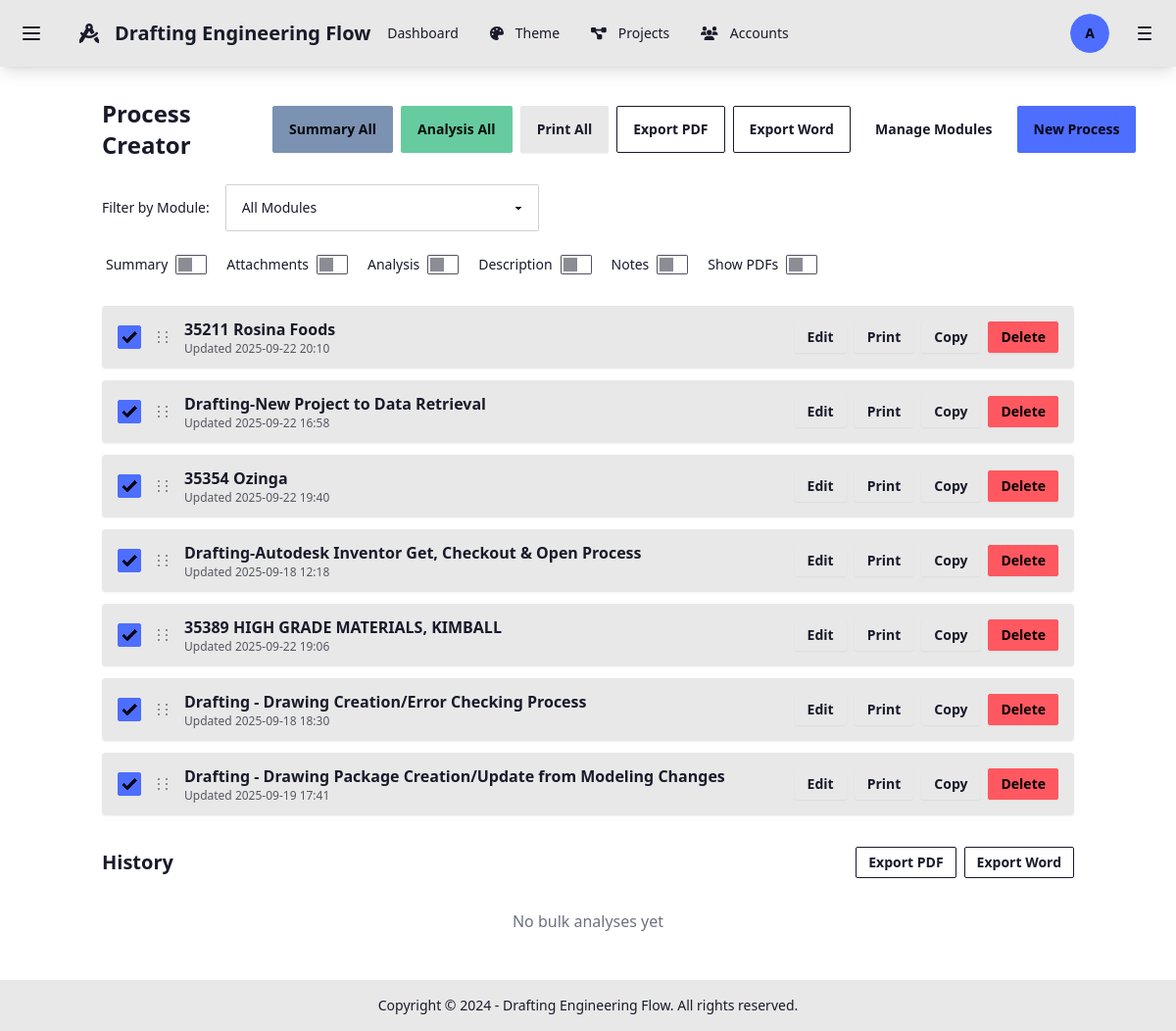
The page /process-creator/ (signed in) on the database its author committed.
### process_creator/models.py (models this page shows, shortened)
class Process(models.Model):
    name = models.CharField(max_length=255)
    module = models.ForeignKey(Module, on_delete=models.SET_NULL, null=True, blank=True, help_text="Module this process belongs to")
    order = models.PositiveIntegerField(default=1)
    summary = models.TextField(blank=True, help_text="Generated summary of the process")
    summary_instructions = models.TextField(
        blank=True,
        default="You are given a list of steps, bullet points, or fragmented notes. Your task is to transform them into a single professional, coherent paragraph. Do not repeat the steps as a list. Instead, weave them into smooth, natural prose that reads as if written by a skilled professional writer. Maintain accuracy, logical flow, and clarity. The output must always be a polished paragraph summary, never a bullet list.",
        help_text="Instructions for summary generation"
    )
    description = models.TextField(blank=True)
    notes = models.TextField(blank=True)
    analysis = models.TextField(blank=True, help_text="Generated analysis and improvement suggestions")
    analysis_instructions = models.TextField(
        blank=True,
        default="You are a senior operations analyst. You will receive a business process as input (steps, notes, and context). Produce a professional report titled \"Training Analysis\" that managers and frontline staff can act on.\nFollow these rules:\n- Write clearly and concisely; avoid jargon. Use confident, direct language.\n- Do NOT restate the steps as bullets. Summarize the process in flowing prose.\n- Use Markdown headings exactly as specified below.\n- Give specific, actionable recommendations with clear benefits and effort levels.\n- Where details are missing, make reasonable assumptions and state them briefly.\n=== INPUT START ===\n{PASTE PROCESS STEPS / NOTES / CONTEXT HERE}\n=== INPUT END ===\n=== OUTPUT FORMAT (Markdown) ===\n# Training Analysis\n## Executive Summary\nA 4–6 sentence overview of the process, the primary objective, the current state, and the most important recommended changes and expected benefits.\n## Process Narrative (Plain-Language Summary)\n6–10 sentences that narrate how the process works from start to finish. Use paragraph form only (no bullets). Emphasize flow, handoffs, tools used, approvals, and timing.\n## Assumptions\n- 2–5 short bullets listing key assumptions you made due to missing information.\n## Strengths\n- 4–8 bullets. Each bullet: what works well + why it matters (impact on quality, speed, cost, compliance, safety, or CX).\n## Weaknesses\n- 4–8 bullets. Each bullet: the issue + consequence (e.g., rework, delays, risk, cost).\n## Improvement Opportunities — Current System (No new software)\nProvide 5–10 specific, low-friction changes using existing tools, roles, and policies. For each item, use this format in one bullet:\n- **[Title]** — What to change (1–2 sentences). **Benefit:** expected outcome with a measurable indicator (e.g., \"reduce cycle time by ~15%\"). **Effort:** Low/Med/High. **Owner:** role. **Risk/Mitigation:** brief.\n## Immediate Application-Level Enhancements (Quick to implement in an app/workflow)\nProvide 3–7 changes that can be implemented quickly via simple configuration, scripts, forms, validations, templates, or notifications. For each item, use the same format:\n- **[Title]** — What to implement (1–2 sentences). **Benefit:** measurable. **Effort:** Low/Med/High. **Owner:** role. **Risk/Mitigation:** brief.\n## Implementation Roadmap\nOrganize recommendations into phases with rationale:\n- **Now (0–30 days):** 3–6 highest-ROI, low-effort actions.\n- **Next (30–90 days):** 3–6 medium-effort actions that compound earlier gains.\n- **Later (90+ days):** 2–4 higher-effort changes that deliver strategic value.\n## Metrics & Monitoring\nList 4–8 KPIs with target direction and cadence. For each KPI: **Name**, **Target/Direction**, **Data Source**, **Review Cadence** (e.g., weekly), **Owner**.\n## Risks & Mitigations\n3–6 material risks across people/process/tech/compliance and how to mitigate each.\n## Final Recommendation\nA 4–6 sentence closing paragraph summarizing the case for change, expected benefits, and the immediate next steps.\n=== STYLE GUARDRAILS ===\n- Professional tone. Tight sentences. No filler, no hype.\n- Use paragraph form for the narrative sections; bullets only where specified.\n- Quantify benefits or ranges when plausible. Avoid vague claims.\n- Do not include meta-commentary or instructions in the output.",
        help_text="Instructions for process analysis"
    )
    created_at = models.DateTimeField(auto_now_add=True)
    updated_at = models.DateTimeField(auto_now=True)
    last_ai_update = models.DateTimeField(null=True, blank=True, help_text="Last time summary or analysis was updated")
    class Meta:
        ordering = ["order", "name"]

### process_creator/views.py (the view)
# urls.py: path("", views.process_list, name="list"),
@login_required
@require_app_access('process_creator', action='view')
def process_list(request):
    modules = Module.objects.all()
    selected_module_id = request.GET.get('module')
    selected_module = None
    if selected_module_id:
        try:
            selected_module = Module.objects.get(id=selected_module_id)
            processes = Process.objects.filter(module=selected_module).order_by('order', 'name')
        except Module.DoesNotExist:
            processes = Process.objects.all().order_by('order', 'name')
    else:
        processes = Process.objects.all().order_by('order', 'name')
    return render(request, "process_creator/list.html", {
        "processes": processes,
        "modules": modules,
        "selected_module": selected_module
    })

### process_creator/templates/process_creator/list.html (shortened to what this page needs)
{% extends 'base.html' %}
{% block content %}
<div class="flex items-center justify-between mb-6">
  <h1 class="text-2xl font-bold">Process Creator</h1>
  <div class="flex gap-2">
    <button id="summary-all" class="btn btn-secondary">Summary All</button>
    <button id="analyze-all" class="btn btn-accent">Analysis All</button>
    <button id="print-all" class="btn">Print All</button>
    <button id="export-pdf-all" class="btn btn-outline">Export PDF</button>
    <button id="export-word-all" class="btn btn-outline">Export Word</button>
    <a href="{% url 'process_creator:module_manage' %}" class="btn btn-ghost">Manage Modules</a>
    <a href="{% url 'process_creator:create' %}" class="btn btn-primary">New Process</a>
  </div>
  </div>
<div class="mb-6">
  <div class="flex items-center gap-4 flex-wrap">
    <label for="module-filter" class="text-sm font-medium">Filter by Module:</label>
    <select id="module-filter" class="select select-bordered w-full max-w-xs">
      <option value="">All Modules</option>
    </select>
    <div class="flex items-center gap-3">
      <label class="label cursor-pointer gap-2"><span class="label-text">Summary</span><input id="toggle-summary-all" type="checkbox" class="toggle toggle-sm" /></label>
      <label class="label cursor-pointer gap-2"><span class="label-text">Attachments</span><input id="toggle-attachments-all" type="checkbox" class="toggle toggle-sm" /></label>
      <label class="label cursor-pointer gap-2"><span class="label-text">Analysis</span><input id="toggle-analysis-all" type="checkbox" class="toggle toggle-sm" /></label>
      <label class="label cursor-pointer gap-2"><span class="label-text">Description</span><input id="toggle-description-all" type="checkbox" class="toggle toggle-sm" /></label>
      <label class="label cursor-pointer gap-2"><span class="label-text">Notes</span><input id="toggle-notes-all" type="checkbox" class="toggle toggle-sm" /></label>
      <label class="label cursor-pointer gap-2"><span class="label-text">Show PDFs</span><input id="toggle-pdfs-all" type="checkbox" class="toggle toggle-sm" /></label>
    </div>
  </div>
</div>
<div id="process-list" class="grid gap-3">
  {% for p in processes %}
    <div class="card bg-base-200 shadow-sm" data-id="{{ p.id }}">
      <div class="card-body py-3 px-4">
        <div class="flex items-center justify-between gap-3">
          <div class="flex items-center gap-3">
            <input type="checkbox" class="select-item checkbox checkbox-primary" checked />
            <span class="drag cursor-grab text-base-content/60" title="Drag to reorder" aria-label="Drag to reorder">
              <svg xmlns="http://www.w3.org/2000/svg" viewBox="0 0 20 20" fill="currentColor" class="h-5 w-5">
                <path d="M7 5a1 1 0 1 1-2 0 1 1 0 0 1 2 0Zm8 0a1 1 0 1 1-2 0 1 1 0 0 1 2 0ZM7 10a1 1 0 1 1-2 0 1 1 0 0 1 2 0Zm8 0a1 1 0 1 1-2 0 1 1 0 0 1 2 0ZM7 15a1 1 0 1 1-2 0 1 1 0 0 1 2 0Zm8 0a1 1 0 1 1-2 0 1 1 0 0 1 2 0Z"/>
              </svg>
            </span>
            <div>
              <div class="font-semibold">{{ p.name }}</div>
              <div class="text-xs opacity-70">Updated {{ p.updated_at|date:'Y-m-d H:i' }}</div>
            </div>
          </div>
          <div class="flex gap-2">
            <a class="btn btn-sm" href="{% url 'process_creator:edit' p.id %}">Edit</a>
            <a class="btn btn-sm" href="{% url 'process_creator:print' p.id %}" target="_blank">Print</a>
            <button class="btn btn-sm" onclick="copyProcess({{ p.id }})">Copy</button>
            <a class="btn btn-sm btn-error" href="{% url 'process_creator:delete' p.id %}">Delete</a>
          </div>
        </div>
      </div>
    </div>
  {% empty %}
    <div class="alert">No processes yet. Create one to get started.</div>
  {% endfor %}
</div>
        <div class="mt-8">
            <div class="flex items-center justify-between mb-4">
                <h2 class="text-xl font-bold">History</h2>
                <div class="flex gap-2">
                    <button id="export-history-pdf" class="btn btn-outline btn-sm">Export PDF</button>
                    <button id="export-history-word" class="btn btn-outline btn-sm">Export Word</button>
                </div>
            </div>
            <div id="analysis-history" class="space-y-3">
            </div>
        </div>
{% endblock %}

### templates/base.html (shortened to what this page needs)
<!DOCTYPE html>
<html lang="en" data-theme="{{ current_theme|default:'corporate' }}">
<head>
    <script src="https://cdn.tailwindcss.com"></script>
    <link href="https://cdn.jsdelivr.net/npm/daisyui@4.12.10/dist/full.min.css" rel="stylesheet" type="text/css" />
</head>
<body class="bg-base-100">
    <div class="drawer">
        <div class="drawer-content">
            <div class="drawer drawer-end">
                <div class="drawer-content">
                    <div class="navbar bg-base-200 shadow-lg">
                        <div class="navbar-start gap-2">
                            <label for="left-drawer" class="btn btn-ghost btn-square" aria-label="Open left menu">
                                <svg xmlns="http://www.w3.org/2000/svg" class="h-6 w-6" fill="none" viewBox="0 0 24 24" stroke="currentColor"><path stroke-linecap="round" stroke-linejoin="round" stroke-width="2" d="M4 6h16M4 12h16M4 18h16" /></svg>
                            </label>
                            <a class="btn btn-ghost text-xl hidden sm:flex" href="{% url 'home' %}">
                                <i class="fas fa-drafting-compass mr-2"></i>
                                Drafting Engineering Flow
                            </a>
                        </div>
                        <div class="navbar-center hidden lg:flex">
                            <ul class="menu menu-horizontal px-1">
                                {% if 'main' in user_accessible_apps %}
                                    <li><a href="{% url 'home' %}" class="{% if request.resolver_match.url_name == 'home' %}active{% endif %}">Dashboard</a></li>
                                {% endif %}
                                {% if 'theme' in user_accessible_apps and allow_user_themes %}
                                    <li><a href="{% url 'theme:selector' %}" class="{% if request.resolver_match.url_name == 'selector' %}active{% endif %}">
                                        <i class="fas fa-palette mr-1"></i>Theme
                                    </a></li>
                                {% endif %}
                                {% if 'project' in user_accessible_apps %}
                                    <li><a href="#" class="{% if 'project' in request.resolver_match.namespace %}active{% endif %}">
                                        <i class="fas fa-project-diagram mr-1"></i>Projects
                                    </a></li>
                                {% endif %}
                                {% if 'account' in user_accessible_apps %}
                                    <li><a href="#" class="{% if 'account' in request.resolver_match.namespace %}active{% endif %}">
                                        <i class="fas fa-users mr-1"></i>Accounts
                                    </a></li>
                                {% endif %}
                            </ul>
                        </div>
                        <div class="navbar-end gap-1 sm:gap-2">
                            {% if user.is_authenticated %}
                                <div class="dropdown dropdown-end">
                                    <div tabindex="0" role="button" class="btn btn-ghost btn-circle avatar">
                                        <div class="w-8 h-8 sm:w-10 sm:h-10 rounded-full">
                                            <div class="bg-primary text-primary-content rounded-full w-8 h-8 sm:w-10 sm:h-10 flex items-center justify-center text-xs sm:text-sm">
                                                {{ user.username|first|upper }}
                                            </div>
                                        </div>
                                    </div>
                                </div>
                            {% else %}
                                <a class="btn btn-primary btn-sm sm:btn-md" href="{% url 'admin:login' %}">Login</a>
                            {% endif %}
                            <label for="right-drawer" class="btn btn-ghost btn-square" aria-label="Open right menu">
                                <svg xmlns="http://www.w3.org/2000/svg" class="h-5 w-5 sm:h-6 sm:w-6" fill="none" viewBox="0 0 24 24" stroke="currentColor"><path stroke-linecap="round" stroke-linejoin="round" stroke-width="2" d="M6 6h12M6 12h12M6 18h12" /></svg>
                            </label>
                        </div>
                    </div>
                    <main class="container mx-auto px-4 py-8">
                        {% block content %}{% endblock %}
                    </main>
                    <footer class="footer footer-center p-4 bg-base-200 text-base-content">
                        <aside>
                            <p>Copyright © 2024 - Drafting Engineering Flow. All rights reserved.</p>
                        </aside>
                    </footer>
                </div>
                <div class="drawer-side">
                    <label for="right-drawer" aria-label="close sidebar" class="drawer-overlay"></label>
                </div>
            </div>
        </div>
        <div class="drawer-side">
            <label for="left-drawer" aria-label="close sidebar" class="drawer-overlay"></label>
        </div>
    </div>
</body>
</html>

### rows shown on the page
Process: name "35211 Rosina Foods", updated_at "2025-09-22 20:10"
Process: name "Drafting-New Project to Data Retrieval", updated_at "2025-09-22 16:58"
Process: name "35354 Ozinga", updated_at "2025-09-22 19:40"
Process: name "Drafting-Autodesk Inventor Get, Checkout & Open Process", updated_at "2025-09-18 12:18"
Process: name "35389 HIGH GRADE MATERIALS, KIMBALL", updated_at "2025-09-22 19:06"
Process: name "Drafting - Drawing Creation/Error Checking Process", updated_at "2025-09-18 18:30"
Process: name "Drafting - Drawing Package Creation/Update from Modeling Changes", updated_at "2025-09-19 17:41"

### other values the page prints
{{ user.username|first|upper }} "A"
